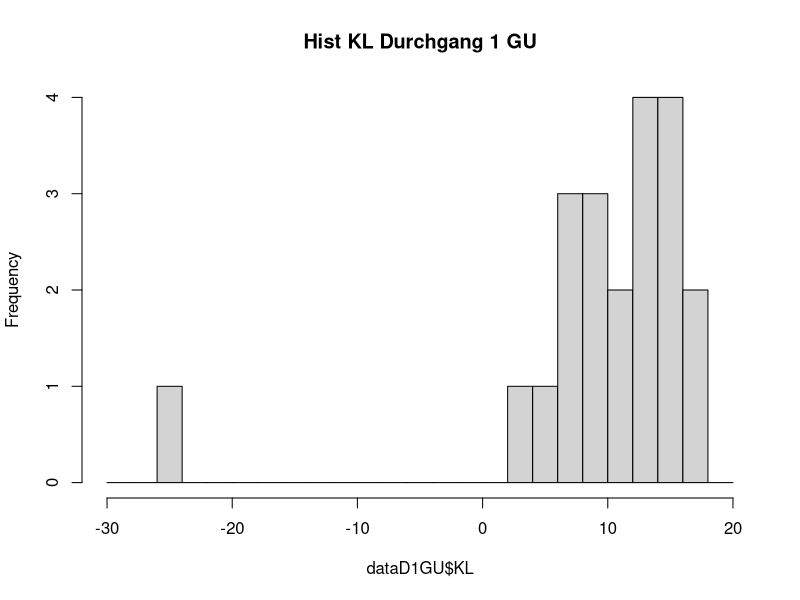
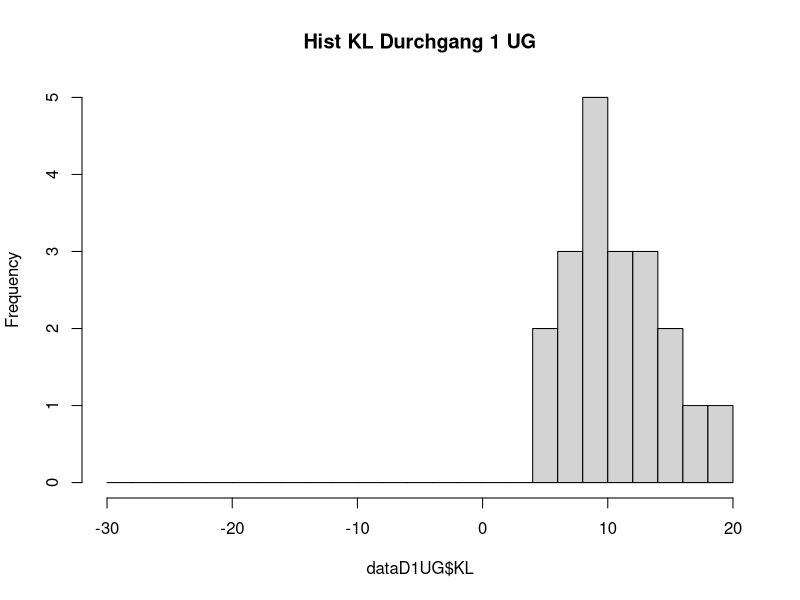
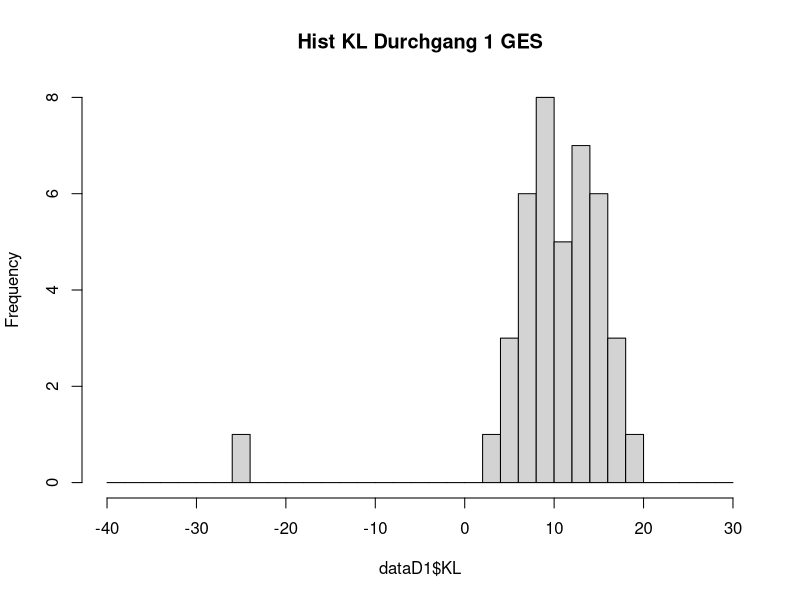
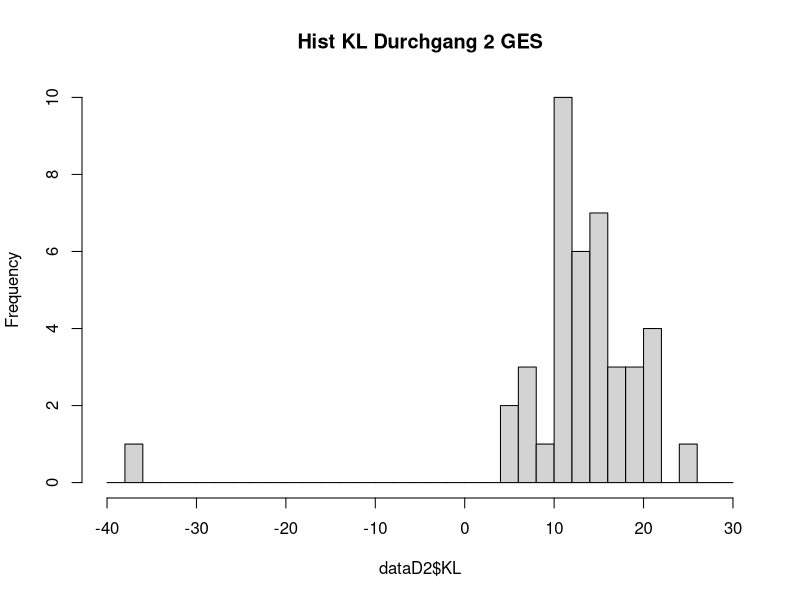
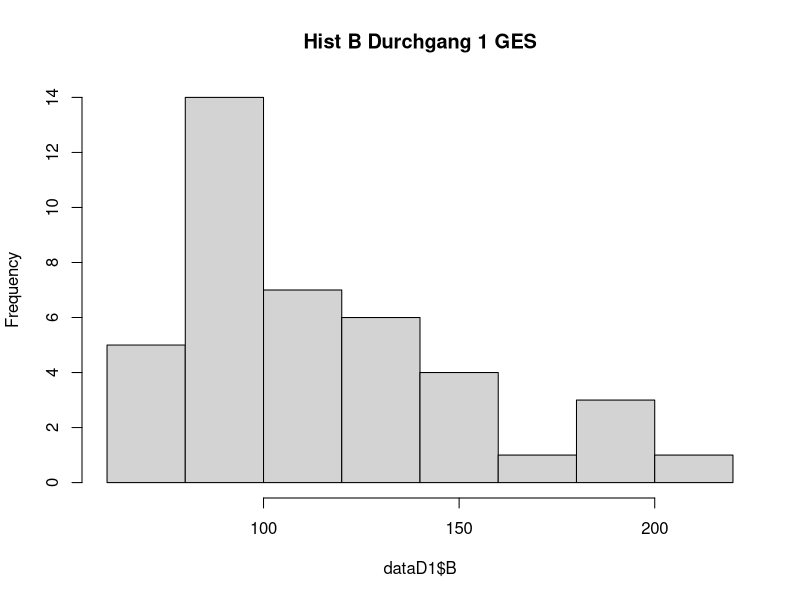
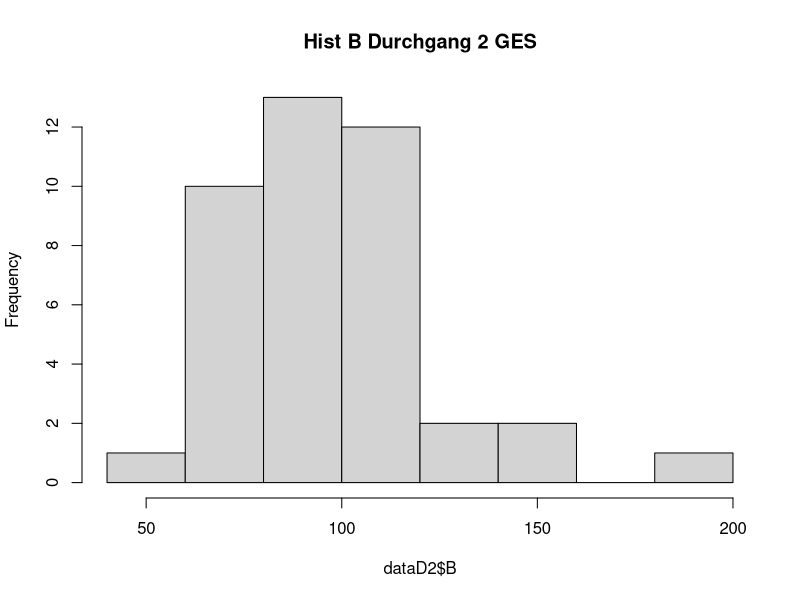
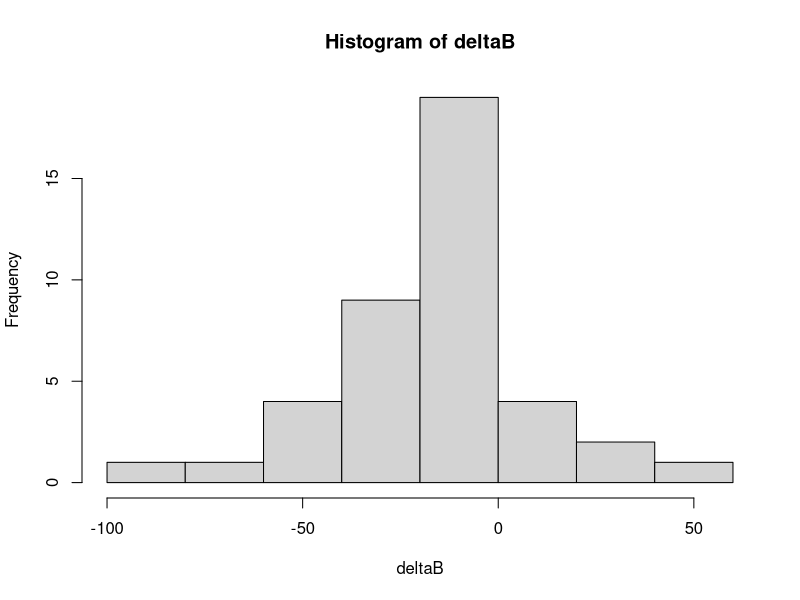
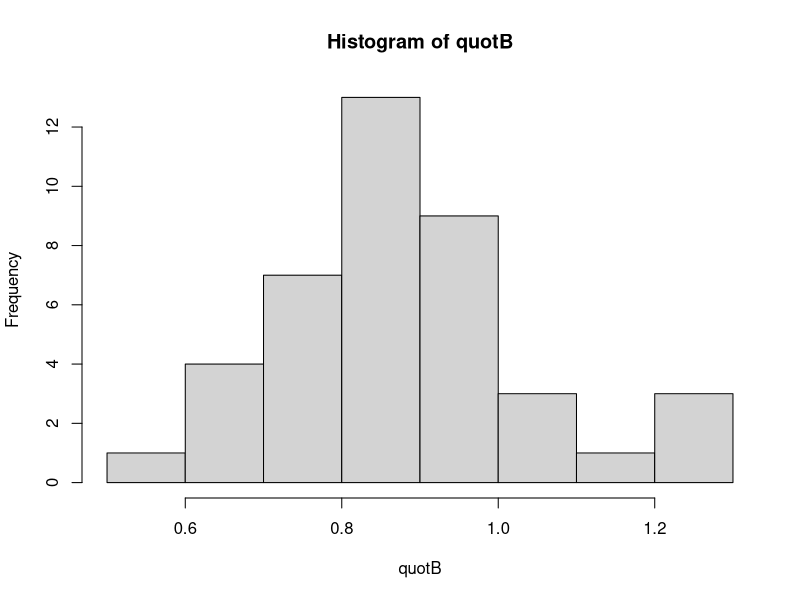

Recreate these plots in R, in order.
getwd()

data = read.table("Konzentrationsdaten.txt", header = T)

n = length(data$id) / 2
n

# TODO: Extremwert entfernen in Gruppe 1

dataD1 = data[data$durchgang == 1, ]
dataD2 = data[data$durchgang == 2, ]
dataD1GU = dataD1[dataD1$test_typ == "gu", ]
dataD1UG = dataD1[dataD1$test_typ == "ug", ]

  # DESKRIPTION zu Aufgabe 1 KONZENTRATIONSSCORE

hist(dataD1GU$KL,
     main = "Hist KL Durchgang 1 GU",
     #xlim = c(-30, 20),
     #ylim = c(0, 5),
     breaks = seq(-30, 20, 2)
     )

hist(dataD1UG$KL,
     main = "Hist KL Durchgang 1 UG",
     #xlim = c(-30, 20),
     #ylim = c(0,5),
     breaks = seq(-30, 20, 2)
     )

summary(dataD1GU$KL, quantile.type = 2)
sd(dataD1GU$KL)
summary(dataD1UG$KL, quantile.type = 2)
sd(dataD1UG$KL)

  # DESKRIPTION zu Aufgabe 2

  # Konzentrationsleistung

hist(dataD1$KL,
     main = "Hist KL Durchgang 1 GES",
     #xlim = c(-30, 20),
     #ylim = c(0, 5),
     breaks = seq(-40, 30, 2)
     )

hist(dataD2$KL,
     main = "Hist KL Durchgang 2 GES",
     #xlim = c(-30, 20),
     #ylim = c(0, 5),
     breaks = seq(-40, 30, 2)
     )

summary(dataD1$KL, quantile.type = 2)
sd(dataD1$KL)
summary(dataD2$KL, quantile.type = 2)
sd(dataD1$KL)

  # Bearbeitungszeit

hist(dataD1$B,
     main = "Hist B Durchgang 1 GES")

hist(dataD2$B,
     main = "Hist B Durchgang 2 GES")

  # Differenz D2 - D1 testen auf kleiner null?
deltaB = dataD2$B - dataD1$B
hist(deltaB)
summary(deltaB, quantile.type = 2)
sd(deltaB)
  # Quotient testen auf kleiner 1?
quotB = dataD2$B / dataD1$B
hist(quotB)
